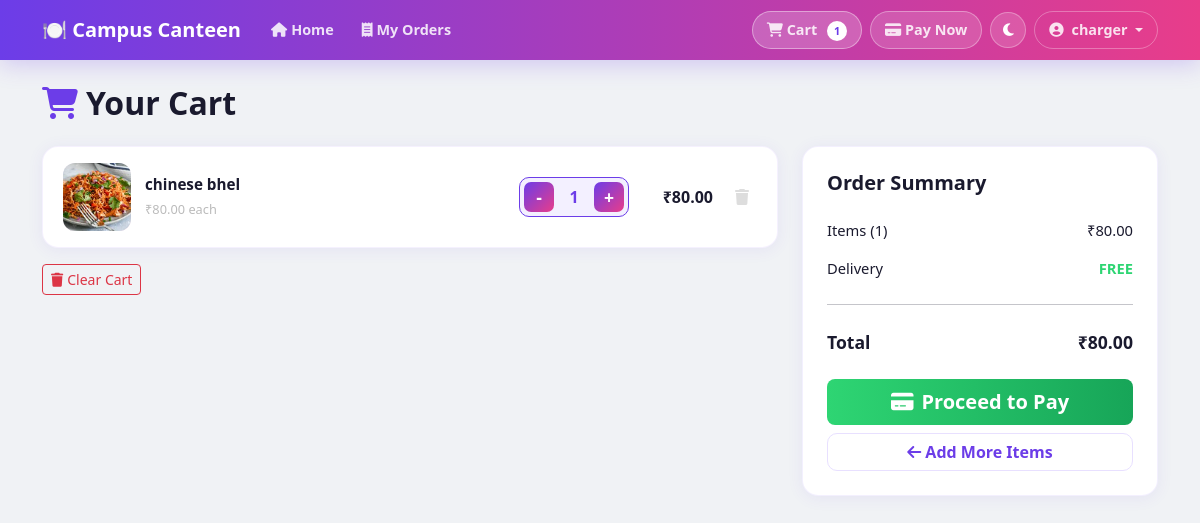
The app's page /cart/ (signed in) with its own data.
### canteen/models.py (models this page shows, shortened)
class CartItem(models.Model):
    cart = models.ForeignKey(
        Cart, on_delete=models.CASCADE, related_name='cart_items'
    )
    menu_item = models.ForeignKey(MenuItem, on_delete=models.CASCADE)
    quantity = models.PositiveIntegerField(default=1)
    class Meta:
        unique_together = ('cart', 'menu_item')
    @property
    def subtotal(self):
        return self.menu_item.price * self.quantity

class MenuItem(models.Model):
    category = models.ForeignKey(
        Category, on_delete=models.CASCADE, related_name='items'
    )
    name = models.CharField(max_length=200)
    description = models.TextField(blank=True)
    price = models.DecimalField(max_digits=8, decimal_places=2)
    image = models.ImageField(upload_to='products/', blank=True, null=True)
    is_available = models.BooleanField(default=True)
    is_packed = models.BooleanField(default=False)
    stock_quantity = models.PositiveIntegerField(default=100)
    is_veg = models.BooleanField(default=True)
    created_at = models.DateTimeField(auto_now_add=True)
    updated_at = models.DateTimeField(auto_now=True)
    class Meta:
        ordering = ['name']

class Cart(models.Model):
    user = models.OneToOneField(
        User, on_delete=models.CASCADE, related_name='cart'
    )
    created_at = models.DateTimeField(auto_now_add=True)
    updated_at = models.DateTimeField(auto_now=True)
    @property
    def total(self):
        return sum(item.subtotal for item in self.cart_items.all())
    @property
    def item_count(self):
        return sum(item.quantity for item in self.cart_items.all())

### canteen/views.py (the view)
# urls.py: path('cart/', views.cart_view, name='cart'),
@login_required
def cart_view(request):
    cart, _ = Cart.objects.get_or_create(user=request.user)
    cart_items = cart.cart_items.select_related('menu_item').all()
    return render(request, 'cart.html', {
        'cart': cart,
        'cart_items': cart_items,
    })

### canteen/context_processors.py (called while the page is built)
def cart_count(request):
    count = 0
    if request.user.is_authenticated:
        try:
            cart = Cart.objects.get(user=request.user)
            count = cart.item_count
        except Cart.DoesNotExist:
            count = 0
    return {'cart_count': count}

### canteen/templates/cart.html (shortened to what this page needs)
{% extends 'base.html' %}
{% load static %}
{% block content %}
<div class="container py-4">
<h2 class="page-title mb-4"><i class="fas fa-shopping-cart me-2" style="color:var(--primary)"></i>Your Cart</h2>
{% if cart_items %}
<div class="row g-4">
<div class="col-lg-8">
<div class="cart-card">
{% for item in cart_items %}
<div class="cart-item" id="cart-row-{{ item.menu_item.id }}">
<div class="cart-item-img">{% if item.menu_item.image %}<img src="{{ item.menu_item.image.url }}" alt="{{ item.menu_item.name }}">{% else %}<div class="cart-img-placeholder">{{ item.menu_item.category.icon }}</div>{% endif %}</div>
<div class="cart-item-info"><h6 class="cart-item-name">{{ item.menu_item.name }}</h6><span class="cart-item-price">₹{{ item.menu_item.price }} each</span></div>
<div class="qty-controls-cart">
<button class="qty-btn-cart" onclick="changeQty({{ item.menu_item.id }}, -1)">-</button>
<span class="qty-num" id="qty-count-{{ item.menu_item.id }}">{{ item.quantity }}</span>
<button class="qty-btn-cart" onclick="changeQty({{ item.menu_item.id }}, 1)">+</button>
</div>
<div class="cart-item-subtotal" id="subtotal-{{ item.menu_item.id }}">₹{{ item.subtotal }}</div>
<form method="post" action="{% url 'delete_cart_item' item.menu_item.id %}">{% csrf_token %}<button type="submit" class="cart-delete-btn"><i class="fas fa-trash"></i></button></form>
</div>
{% endfor %}
</div>
<form method="post" action="{% url 'clear_cart' %}" class="mt-3">{% csrf_token %}
<button type="submit" class="btn btn-outline-danger btn-sm" onclick="return confirm('Clear entire cart?')"><i class="fas fa-trash me-1"></i>Clear Cart</button>
</form>
</div>
<div class="col-lg-4">
<div class="order-summary-card">
<h5 class="fw-bold mb-3">Order Summary</h5>
<div class="summary-row"><span>Items ({{ cart.item_count }})</span><span id="summaryTotal">₹{{ cart.total }}</span></div>
<div class="summary-row"><span>Delivery</span><span class="fw-bold" style="color:var(--success)">FREE</span></div>
<hr>
<div class="summary-row total-row"><span>Total</span><span id="grandTotal">₹{{ cart.total }}</span></div>
<a href="{% url 'payment' %}" class="btn btn-success w-100 btn-lg mt-3"><i class="fas fa-credit-card me-2"></i>Proceed to Pay</a>
<a href="{% url 'home' %}" class="btn btn-outline-secondary w-100 mt-2"><i class="fas fa-arrow-left me-1"></i>Add More Items</a>
</div>
</div>
</div>
{% endif %}
</div>
{% endblock %}

### canteen/templates/base.html (shortened to what this page needs)
{% load static %}
<!DOCTYPE html>
<html lang="en">
<head>
    <link href="https://cdnjs.cloudflare.com/ajax/libs/bootstrap/5.3.0/css/bootstrap.min.css" rel="stylesheet">
    <link href="https://cdnjs.cloudflare.com/ajax/libs/font-awesome/6.4.0/css/all.min.css" rel="stylesheet">
    <link href="{% static 'canteen/css/style.css' %}" rel="stylesheet">
</head>
<body>
{% if user.is_authenticated %}
<nav class="navbar navbar-expand-lg navbar-dark sticky-top" id="mainNavbar">
    <div class="container">
        <a class="navbar-brand fw-bold" href="{% url 'home' %}">
            🍽️ Campus Canteen
        </a>
        <div class="collapse navbar-collapse" id="navbarNav">
            <ul class="navbar-nav me-auto">
                <li class="nav-item">
                    <a class="nav-link {% if request.resolver_match.url_name == 'home' %}active{% endif %}"
                       href="{% url 'home' %}">
                        <i class="fas fa-home me-1"></i>Home
                    </a>
                </li>
                <li class="nav-item">
                    <a class="nav-link {% if request.resolver_match.url_name == 'order_history' %}active{% endif %}"
                       href="{% url 'order_history' %}">
                        <i class="fas fa-receipt me-1"></i>My Orders
                    </a>
                </li>
            </ul>
            <ul class="navbar-nav ms-auto align-items-center gap-2">
                <li class="nav-item">
                    <a class="nav-link cart-nav-btn" href="{% url 'cart' %}">
                        <i class="fas fa-shopping-cart"></i> Cart
                        <span class="cart-badge" id="navCartCount">{{ cart_count }}</span>
                    </a>
                </li>
                <li class="nav-item">
                    <a class="nav-link payment-nav-btn" href="{% url 'payment' %}">
                        <i class="fas fa-credit-card"></i> Pay Now
                    </a>
                </li>
                <li class="nav-item">
                    <button class="dark-mode-btn" id="darkModeToggle" onclick="toggleDarkMode()">
                        <i class="fas fa-moon" id="darkModeIcon"></i>
                    </button>
                </li>
                <li class="nav-item dropdown">
                    <a class="nav-link dropdown-toggle user-nav" href="#"
                       data-bs-toggle="dropdown">
                        <i class="fas fa-user-circle me-1"></i>
                        {{ user.first_name|default:user.username }}
                    </a>
                </li>
            </ul>
        </div>
    </div>
</nav>
{% endif %}
<main>{% block content %}{% endblock %}</main>
</body>
</html>

### canteen/static/canteen/css/style.css (style rules this page uses)
:root { --primary: #6c3de8; --primary-end: #e83d8a; --secondary: #1a1a2e; --success: #2ed573; --danger: #ff4757; --card-shadow: 0 2px 16px rgba(108,61,232,0.08); --radius: 16px; --radius-sm: 10px; }
* { box-sizing: border-box; margin: 0; padding: 0; }
body { font-family: 'Segoe UI', system-ui, sans-serif; background: #f0f2f5; color: #1a1a2e; }
#mainNavbar { background: linear-gradient(90deg, #6c3de8 0%, #e83d8a 100%) !important; box-shadow: 0 4px 24px rgba(108,61,232,0.25); padding: 10px 0; }
#mainNavbar .navbar-brand { font-size: 1.25rem; font-weight: 900; color: #fff !important; }
#mainNavbar .nav-link { color: rgba(255,255,255,0.85) !important; font-weight: 600; padding: 7px 14px; border-radius: 20px; transition: all 0.2s; font-size: 0.9rem; }
.cart-nav-btn { background: rgba(255,255,255,0.2) !important; color: #fff !important; border: 1.5px solid rgba(255,255,255,0.4) !important; border-radius: 20px !important; }
.cart-badge { display: inline-flex; align-items: center; justify-content: center; background: #fff; color: var(--primary); border-radius: 50%; width: 20px; height: 20px; font-size: 0.68rem; font-weight: 900; margin-left: 6px; transition: transform 0.3s; }
.payment-nav-btn { background: rgba(255,255,255,0.15) !important; color: #fff !important; border: 1.5px solid rgba(255,255,255,0.35) !important; border-radius: 20px !important; }
.user-nav { border: 1.5px solid rgba(255,255,255,0.3) !important; border-radius: 20px !important; }
.cart-card { background: #fff; border-radius: var(--radius); box-shadow: var(--card-shadow); overflow: hidden; border: 1.5px solid rgba(108,61,232,0.07); }
.cart-item { display: flex; align-items: center; gap: 14px; padding: 16px 20px; border-bottom: 1px solid #f5f0ff; transition: background 0.15s; }
.cart-item:last-child { border-bottom: none; }
.cart-item-img { width: 68px; height: 68px; border-radius: 12px; overflow: hidden; flex-shrink: 0; background: linear-gradient(135deg, #f3f0ff, #ffe0f0); }
.cart-item-img img { width: 100%; height: 100%; object-fit: cover; }
.cart-item-info { flex: 1; }
.cart-item-name { font-weight: 800; margin-bottom: 2px; font-size: 0.95rem; color: var(--secondary); }
.cart-item-price { font-size: 0.8rem; color: #bbb; }
.qty-controls-cart { display: flex; align-items: center; gap: 6px; background: #f3f0ff; border-radius: 10px; padding: 4px; border: 1.5px solid var(--primary); }
.qty-btn-cart { width: 30px; height: 30px; border: none; background: linear-gradient(135deg, #6c3de8, #e83d8a); color: #fff; border-radius: 7px; font-size: 1.1rem; font-weight: 900; cursor: pointer; }
.qty-num { min-width: 28px; text-align: center; font-weight: 900; color: var(--primary); }
.cart-item-subtotal { font-weight: 800; font-size: 1rem; color: var(--secondary); min-width: 70px; text-align: right; flex-shrink: 0; }
.cart-delete-btn { background: none; border: none; color: #ddd; font-size: 1rem; cursor: pointer; padding: 4px 8px; border-radius: 6px; transition: all 0.15s; }
.order-summary-card { background: #fff; border-radius: var(--radius); padding: 24px; box-shadow: var(--card-shadow); position: sticky; top: 80px; border: 1.5px solid rgba(108,61,232,0.08); }
.summary-row { display: flex; justify-content: space-between; padding: 8px 0; font-size: 0.92rem; }
.total-row { font-weight: 900; font-size: 1.1rem; }
.page-title { font-weight: 900; color: var(--secondary); }
.btn-success { background: linear-gradient(90deg, #2ed573, #17a558) !important; border: none !important; font-weight: 800 !important; color: #fff !important; transition: all 0.2s; }
.btn-outline-secondary { border-color: #e8e0ff !important; color: var(--primary) !important; font-weight: 700 !important; border-radius: 10px; }
.dark-mode-btn { background: rgba(255,255,255,0.15); border: 1.5px solid rgba(255,255,255,0.3); color: #fff; border-radius: 50%; width: 36px; height: 36px; display: flex; align-items: center; justify-content: center; cursor: pointer; transition: all 0.2s; font-size: 0.9rem; }
body, body * { transition: background-color 0.3s ease, color 0.3s ease, border-color 0.3s ease; }

### records on screen
CartItem: menu_item.image (picture), menu_item.name "chinese bhel", menu_item.price "80.00", quantity "1", subtotal "80.00"
Cart: item_count "1", total "80.00"

### other values on screen
{{ cart_count }} "1"
{{ user.first_name|default:user.username }} "charger"
